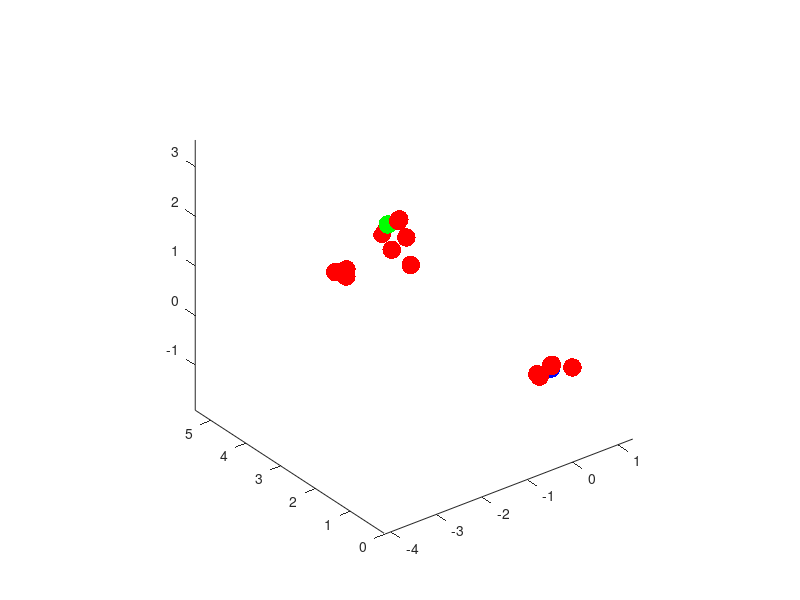
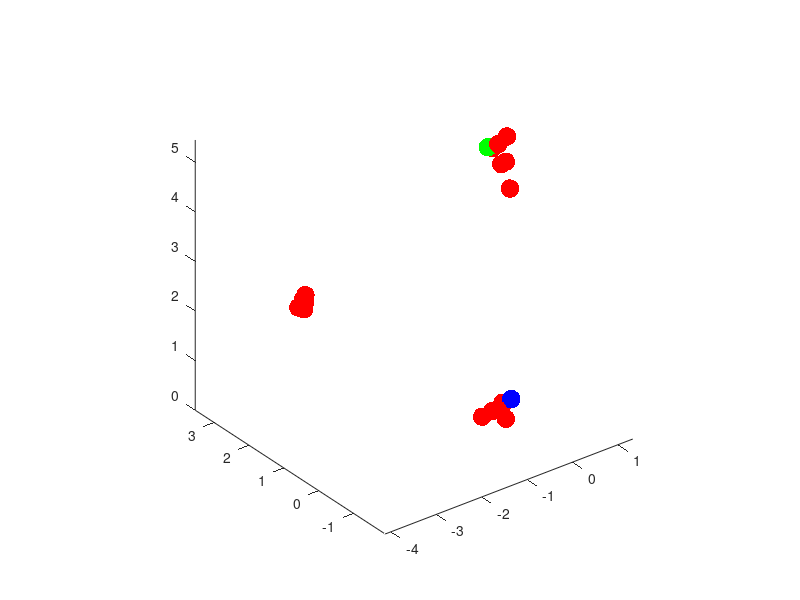

Recreate these plots in MATLAB, in order.
data = [
 0.0 0.0 0.0 -3.09560851009 2.67203773024 1.79001738326 -0.0102865293347 5.4496882336 0.203162302283 -3.09560851009 2.67203773024 1.79001738326 -0.0681547733928 0.532844499454 -0.244402700354 -3.08530029729 2.78422672944 1.73007854889 -0.0259518263978 5.26435916582 0.482436129106 -0.383573140101 0.442904846549 -0.255462594714 -0.0259518263978 5.26435916582 0.482436129106 -3.08530029729 2.78422672944 1.73007854889 -0.0681547733928 0.532844499454 -0.244402700354 -3.09560851009 2.67203773024 1.79001738326 -3.03510687616 2.60008100506 1.80104078692 0.0254165472769 4.67102456917 -0.0822611819553 -0.565508110807 0.267772382033 -0.0594083612455 -3.00729554769 2.56507028108 1.86051227441 -0.565508110807 0.267772382033 -0.0594083612455 0.0254165472769 4.67102456917 -0.0822611819553 -3.03510687616 2.60008100506 1.80104078692 -3.09560851009 2.67203773024 1.79001738326 0.0 0.0 0.0 0.0 5.18460474308 4.4408920985e-16 0.136729729584 4.94274077565 0.310003904508 -0.282890354726 0.244498450854 0.0238768159124 -3.0762643927 2.47835720568 1.77878481554 0.128140381749 5.16168016196 0.543924328163 -3.0762643927 2.47835720568 1.77878481554 -0.282890354726 0.244498450854 0.0238768159124 0.136729729584 4.94274077565 0.310003904508 0.0 5.18460474308 4.4408920985e-16 -0.139167236497 0.411211908876 -0.0840741972921 -3.1217668819 2.47852070971 1.8850376611 0.328309813514 5.39335433113 0.400372470893 -0.147474907353 0.424287993085 -0.119358842518 0.328309813514 5.39335433113 0.400372470893 -3.1217668819 2.47852070971 1.8850376611 -0.139167236497 0.411211908876 -0.0840741972921 0.0 5.18460474308 4.4408920985e-16 0.0 0.0 0.0
  ];   
data = reshape(data, 3, numel(data)/3);
plot3(data(1,:), data(2,:), data(3,:), '.r', 'markersize', 40);
hold on;
plot3(data(1,5), data(2,5), data(3,5),'.b', 'markersize', 40);
plot3(data(1,9), data(2,9), data(3,9),'.g', 'markersize', 40);
axis equal;

figure;
data = reshape(data, 3, numel(data)/3);
plot3(data(1,:), data(3,:), data(2,:), '.r', 'markersize', 40);
hold on;
plot3(data(1,5), data(3,5), data(2,5),'.b', 'markersize', 40);
plot3(data(1,9), data(3,9), data(2,9),'.g', 'markersize', 40);
axis equal;